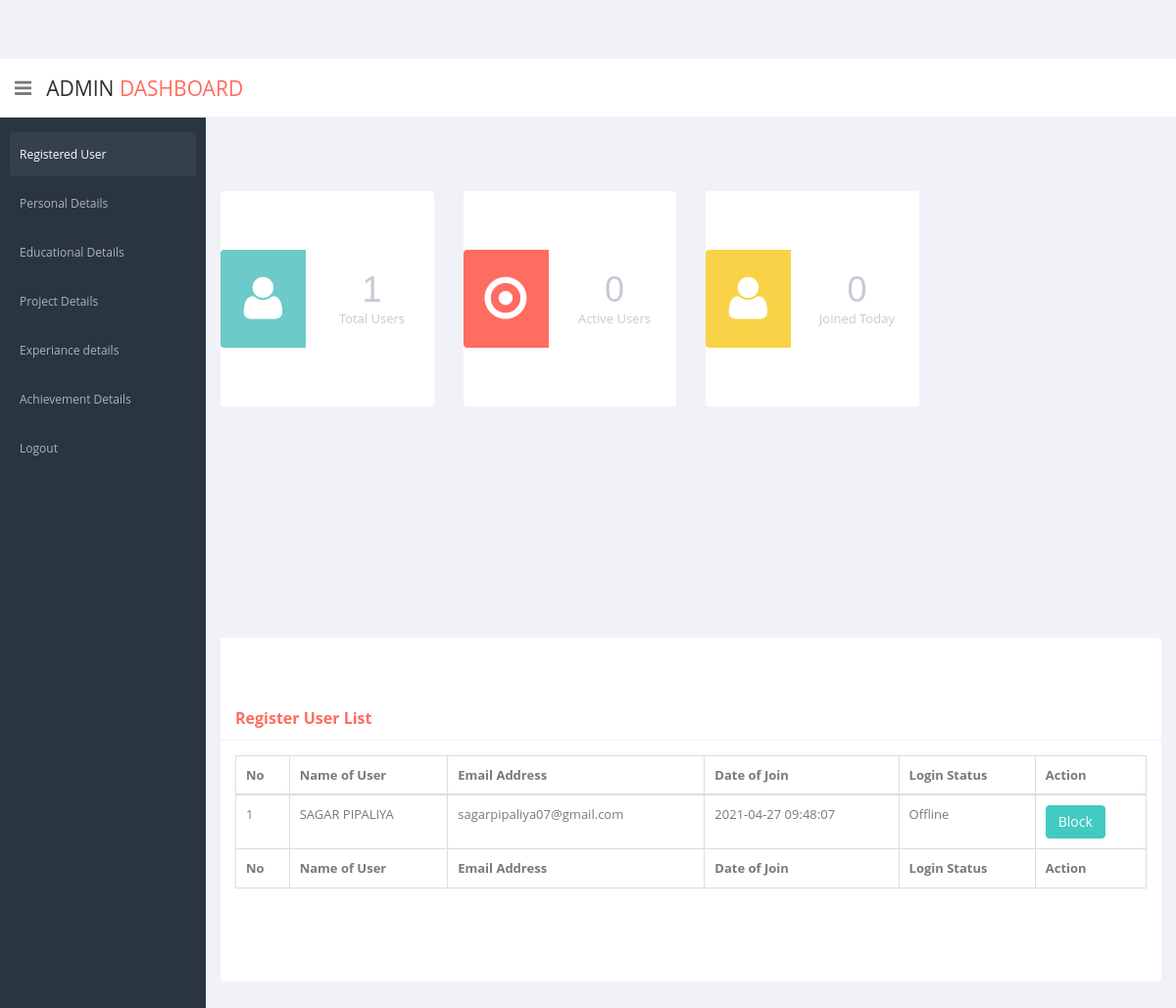
The page /register_user.php (signed in) on the database its author committed.
### tables this page shows
CREATE TABLE `reg_details` (
  `reg_id` int(5) NOT NULL,
  `reg_name` varchar(20) NOT NULL,
  `reg_email` varchar(50) NOT NULL,
  `reg_passwd` varchar(200) NOT NULL,
  `reg_date` datetime DEFAULT current_timestamp(),
  `login_status` int(2) NOT NULL DEFAULT 0,
  `block_status` int(2) NOT NULL
);

### register_user.php (the view, shortened to what this page needs)
<?php
    include ("connection.php");
?>
<!DOCTYPE html>
<html lang="en">
<head>
    <link href="css/bootstrap.min.css" rel="stylesheet">
    <link href="css/bootstrap-reset.css" rel="stylesheet">
    <link href="assets/font-awesome/css/font-awesome.css" rel="stylesheet" />
    <link href="assets/jquery-easy-pie-chart/jquery.easy-pie-chart.css" rel="stylesheet" type="text/css" media="screen"/>
    <link rel="stylesheet" href="css/owl.carousel.css" type="text/css">
      <link href="css/slidebars.css" rel="stylesheet">
    <link href="css/style.css" rel="stylesheet">
    <link href="css/style-responsive.css" rel="stylesheet" />
    <link rel="stylesheet" type="text/css" href="https://cdn.datatables.net/1.10.24/css/jquery.dataTables.min.css">
    <link rel="stylesheet" type="text/css" href="https://cdn.datatables.net/autofill/2.3.5/css/autoFill.dataTables.min.css">
    <link rel="stylesheet" type="text/css" href="https://cdn.datatables.net/buttons/1.7.0/css/buttons.dataTables.min.css">
    <link rel="stylesheet" type="text/css" href="https://cdn.datatables.net/colreorder/1.5.3/css/colReorder.dataTables.min.css">
    <link rel="stylesheet" type="text/css" href="https://cdn.datatables.net/fixedcolumns/3.3.2/css/fixedColumns.dataTables.min.css">
    <link rel="stylesheet" type="text/css" href="https://cdn.datatables.net/fixedheader/3.1.8/css/fixedHeader.dataTables.min.css">
    <link rel="stylesheet" type="text/css" href="https://cdn.datatables.net/keytable/2.6.1/css/keyTable.dataTables.min.css">
    <link rel="stylesheet" type="text/css" href="https://cdn.datatables.net/responsive/2.2.7/css/responsive.dataTables.min.css">
    <link rel="stylesheet" type="text/css" href="https://cdn.datatables.net/rowgroup/1.1.2/css/rowGroup.dataTables.min.css">
    <link rel="stylesheet" type="text/css" href="https://cdn.datatables.net/rowreorder/1.2.7/css/rowReorder.dataTables.min.css">
    <link rel="stylesheet" type="text/css" href="https://cdn.datatables.net/scroller/2.0.3/css/scroller.dataTables.min.css">
    <link rel="stylesheet" type="text/css" href="https://cdn.datatables.net/searchbuilder/1.0.1/css/searchBuilder.dataTables.min.css">
    <link rel="stylesheet" type="text/css" href="https://cdn.datatables.net/searchpanes/1.2.1/css/searchPanes.dataTables.min.css">
    <link rel="stylesheet" type="text/css" href="https://cdn.datatables.net/select/1.3.3/css/select.dataTables.min.css">
  </head>
  <body>
  <section id="container" >
      <header class="header white-bg">
              <div class="sidebar-toggle-box">
                  <div class="fa fa-bars tooltips" data-placement="right" data-original-title="Toggle Navigation"></div>
              </div>
            <a href="register_user.php" class="logo">Admin<span> Dashboard</span></a>
        </header>
      <aside>
          <div id="sidebar"  class="nav-collapse ">
              <ul class="sidebar-menu" id="nav-accordion">
                  <li class="sub-menu">
                      <a href="register_user.php" class="active">
                          <span>Registered User</span>
                      </a>
                  </li>
                  <li class="sub-menu">
                      <a href="personal_details.php">
                          <span>Personal Details</span>
                      </a>
                  </li>
                  <li class="sub-menu">
                      <a href="educational_details.php">
                          <span>Educational Details</span>
                      </a>
                  </li>
                  <li class="sub-menu">
                      <a href="project_details.php">
                          <span>Project Details</span>
                      </a>
                  </li>
                  <li class="sub-menu">
                      <a href="experiance_details.php" >
                          <span>Experiance details</span>
                      </a>
                  </li>
                  <li class="sub-menu">
                      <a href="achievement_details.php" >
                          <span>Achievement Details</span>
                      </a>
                  </li>
                  <li class="sub-menu">
                      <a href="logout.php" >
                          <span>Logout</span>
                      </a>
                  </li>
              </ul>
          </div>
      </aside>
      <section id="main-content">
          <section class="wrapper">
              <div class="row state-overview">
                  <div class="col-lg-3 col-sm-6">
                      <section class="panel">
                          <div class="symbol terques">
                              <i class="fa fa-user"></i>
                          </div>
                          <div class="value">
                            <?php
                                $query = "select count(reg_id) as total from reg_details";
                                $result = mysqli_query($con,$query);
                                $row = mysqli_fetch_array($result);
                                $count = $row[0];
                            ?>
                              <h1 class="">
                                  <?php echo $count; ?>
                              </h1>
                              <p>Total Users</p>
                          </div>
                      </section>
                  </div>
                  <div class="col-lg-3 col-sm-6">
                      <section class="panel">
                          <div class="symbol red">
                              <i class="fa fa-dot-circle-o"></i>
                          </div>
                          <div class="value">
                                <?php
                                    $query_status = "select count(login_status) from reg_details where login_status='1'";
                                    $result_status = mysqli_query($con,$query_status);
                                    $row_status = mysqli_fetch_array($result_status);
                                    $count_status = $row_status[0];
                                ?>
                              <h1 class="">
                                <?php echo $count_status; ?>
                              </h1>
                              <p>Active Users</p>
                          </div>
                      </section>
                  </div>
                  <div class="col-lg-3 col-sm-6">
                      <section class="panel">
                          <div class="symbol yellow">
                             <i class="fa fa-user"></i>
                          </div>
                          <div class="value">
                                <?php
                                    $query_today = "select count(reg_id) from reg_details where DATE(reg_date) = DATE(NOW())";
                                    $result_today = mysqli_query($con,$query_today);
                                    $row_today = mysqli_fetch_array($result_today);
                                    $count_today = $row_today[0];
                                ?>
                              <h1 class="">
                                    <?php echo $count_today; ?>
                              </h1>
                              <p>Joined Today</p>
                          </div>
                      </section>
                  </div>
              </div>
          </section>
      </section>
      <section id="main-content">
          <section class="wrapper">
            <section class="panel">
                <header class="panel-heading text-danger"><b>Register User List</b></header>
                <div class="panel-body">
                    <table class="table table-bordered" id="redDT">
                        <thead>
                            <tr>
                                <th>No</th>
                                <th>Name of User</th>
                                <th>Email Address</th>
                                <th>Date of Join</th>
                                <th>Login Status</th>
                                <th>Action</th>
                            </tr>
                        </thead>
                         <?php
                                $fetch_ed = "select * from reg_details";
                                $result = $con->query($fetch_ed);
                                $count=1;
                                if (mysqli_num_rows($result) > 0)
                                {
                                  while($row = mysqli_fetch_assoc($result))
                                  {
                            ?>
                        <tbody>
                            <tr>
                                <td><?php echo $count; ?></td>
                                <td><?php echo strtoupper($row['reg_name']); ?></td>
                                <td><?php echo $row['reg_email']; ?></td>
                                <td><?php echo $row['reg_date']; ?></td>
                                <td>
                                    <?php
                                      if ($row['login_status']==1)
                                      {
                                          echo "Activate";
                                      }
                                      else
                                      {
                                        echo "Offline";
                                      }
                                    ?>
                                </td>
                                <td><a href="#" class="btn btn-primary">Block</a></td>
                            </tr>
                        </tbody>
                         <?php $count++;}} ?>
                        <tfoot>
                              <tr>
                                <th>No</th>
                                <th>Name of User</th>
                                <th>Email Address</th>
                                <th>Date of Join</th>
                                <th>Login Status</th>
                                <th>Action</th>
                            </tr>
                        </tfoot>
                    </table>
                </div>
            </section>
          </section>
      </section>
  </section>
</body>
</html>

### rows shown on the page
reg_details: reg_name "SAGAR PIPALIYA", reg_email "sagarpipaliya07@gmail.com", reg_date "2021-04-27 09:48:07", login_status "Offline"

### other values the page prints
$count "1"
$count_status "0"
$count_today "0"
